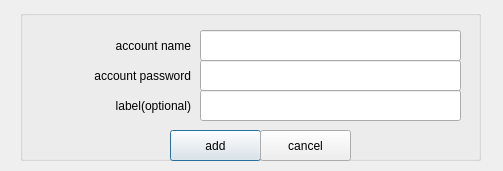
<?xml version="1.0" encoding="UTF-8"?>
<ui version="4.0">
 <class>addaccount</class>
 <widget class="QDialog" name="addaccount">
  <property name="geometry">
   <rect>
    <x>0</x>
    <y>0</y>
    <width>503</width>
    <height>171</height>
   </rect>
  </property>
  <property name="windowTitle">
   <string>create a new account</string>
  </property>
  <widget class="QGroupBox" name="groupBox">
   <property name="geometry">
    <rect>
     <x>20</x>
     <y>10</y>
     <width>461</width>
     <height>151</height>
    </rect>
   </property>
   <property name="title">
    <string/>
   </property>
   <widget class="QLineEdit" name="lineEditName">
    <property name="geometry">
     <rect>
      <x>180</x>
      <y>20</y>
      <width>261</width>
      <height>31</height>
     </rect>
    </property>
   </widget>
   <widget class="QLabel" name="label_2">
    <property name="geometry">
     <rect>
      <x>0</x>
      <y>50</y>
      <width>171</width>
      <height>31</height>
     </rect>
    </property>
    <property name="text">
     <string>account password</string>
    </property>
    <property name="alignment">
     <set>Qt::AlignRight|Qt::AlignTrailing|Qt::AlignVCenter</set>
    </property>
   </widget>
   <widget class="QLabel" name="label">
    <property name="geometry">
     <rect>
      <x>10</x>
      <y>20</y>
      <width>161</width>
      <height>31</height>
     </rect>
    </property>
    <property name="text">
     <string>account name</string>
    </property>
    <property name="alignment">
     <set>Qt::AlignRight|Qt::AlignTrailing|Qt::AlignVCenter</set>
    </property>
   </widget>
   <widget class="QLineEdit" name="lineEditPassword">
    <property name="geometry">
     <rect>
      <x>180</x>
      <y>50</y>
      <width>261</width>
      <height>31</height>
     </rect>
    </property>
    <property name="echoMode">
     <enum>QLineEdit::Password</enum>
    </property>
   </widget>
   <widget class="QLineEdit" name="lineEditLabel">
    <property name="geometry">
     <rect>
      <x>180</x>
      <y>80</y>
      <width>261</width>
      <height>31</height>
     </rect>
    </property>
    <property name="toolTip">
     <string>multiple labels can be entered by separating them with a comma(,)</string>
    </property>
   </widget>
   <widget class="QLabel" name="label_3">
    <property name="geometry">
     <rect>
      <x>0</x>
      <y>80</y>
      <width>171</width>
      <height>31</height>
     </rect>
    </property>
    <property name="text">
     <string>label(optional)</string>
    </property>
    <property name="alignment">
     <set>Qt::AlignRight|Qt::AlignTrailing|Qt::AlignVCenter</set>
    </property>
   </widget>
   <widget class="QPushButton" name="pushButtonAdd">
    <property name="geometry">
     <rect>
      <x>150</x>
      <y>120</y>
      <width>91</width>
      <height>31</height>
     </rect>
    </property>
    <property name="text">
     <string>add</string>
    </property>
   </widget>
   <widget class="QPushButton" name="pushButtonCancel">
    <property name="geometry">
     <rect>
      <x>240</x>
      <y>120</y>
      <width>91</width>
      <height>31</height>
     </rect>
    </property>
    <property name="text">
     <string>cancel</string>
    </property>
   </widget>
  </widget>
 </widget>
 <tabstops>
  <tabstop>lineEditName</tabstop>
  <tabstop>lineEditPassword</tabstop>
  <tabstop>lineEditLabel</tabstop>
  <tabstop>pushButtonAdd</tabstop>
  <tabstop>pushButtonCancel</tabstop>
 </tabstops>
 <resources/>
 <connections/>
</ui>
